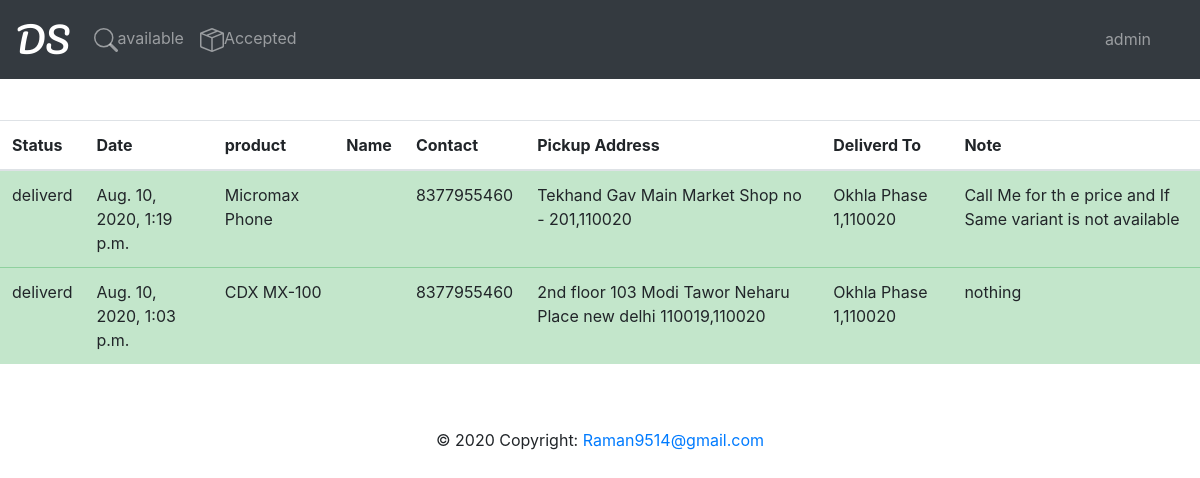
/staff/accepted_order (signed in), run on an earlier commit of the app's database.
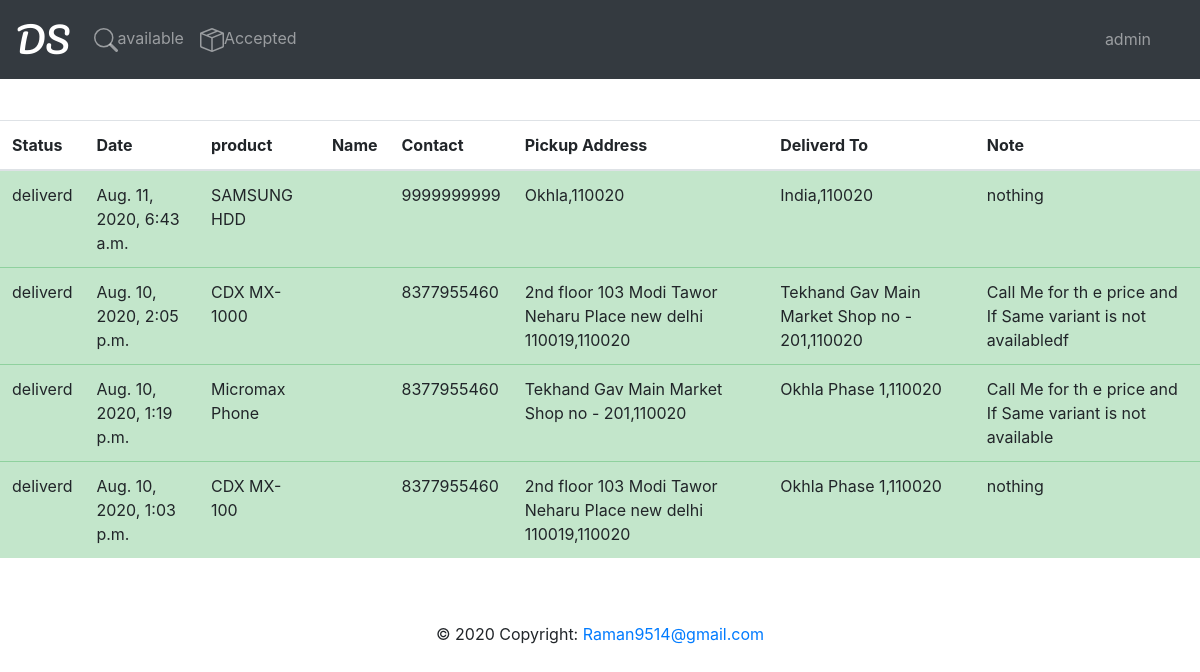
And on a later commit of the database.
### order/models.py (models this page shows)
class Order(models.Model):
    user_id= models.ForeignKey(User,on_delete=models.CASCADE)
    u_name = models.CharField(max_length=50)
    u_phone_no = models.CharField(max_length=10)
    u_delivery_address = models.CharField(max_length=350)
    u_pincode=models.CharField(max_length=6)
    u_delivery_note = models.CharField(max_length=300 , blank=True)
    product_list = models.CharField(max_length=350)
    shop_address = models.CharField(max_length=350 )
    shop_pincode = models.CharField(max_length=6)
    order_date = models.DateTimeField(auto_now_add=True )
    order_pending = models.BooleanField(default=True)
    order_picked = models.BooleanField(default=False)
    order_delivered = models.BooleanField(default=False)
    order_cancelled = models.BooleanField(default=False)
    delivery_staff = models.CharField(max_length=20 , default="null" )

### delivery_staff/views.py (the view)
# urls.py: path('accepted_order',views.accepted_order,name='accepted_order')
def accepted_order(request):
        if request.user.is_authenticated and request.user.is_staff==True:
            user = request.user.id
            obj = Order.objects.filter( delivery_staff = user ).order_by('-id')
            return render(request,'accepted_order.html',{'obj':obj})
        else:
            return redirect('index')

### templates/accepted_order.html (shortened to what this page needs)
{% extends "staff_base.html" %}
{% block content %}
 <div class="mt-5">
<table class="table table-hover mt-5">
   <thead>    <tr>
       <th>Status</th>
       <th>Date</th>
       <th>product</th>
       <th >Name</th>
       <th>Contact</th>
       <th>Pickup Address</th>
       <th>Deliverd To</th>
       <th>Note</th>
         </tr>
      </thead>
   <tbody>
 {% for order in obj %}
    {% if order.order_pending %}
    <tr class="table-primary" >
    {% elif order.order_picked%}
    <tr class="table-primary" >
    {% elif order.order_delivered %}
    <tr class="table-success" >
    {% elif order.order_cancelled %}
    <tr class="table-danger" >
    {% endif %}
      <td>
        {% if order.order_pending %}
        pending
        {% elif order.order_picked%}
              picked
        {% elif order.order_delivered %}
              deliverd
        {% elif order.order_cancelled %}
           canceled
        {% endif %}  </td>
       <td> {{order.order_date}}</td>
       <td> {{order.product_list}}</td>
       <td>{{order.U_name}}</td>
       <td>{{order.u_phone_no}}</td>
       <td> {{order.shop_address}},{{order.shop_pincode}}</td>
       <td> {{order.u_delivery_address}},{{order.u_pincode}}</td>
       <td>{{order.u_delivery_note}}</td>
    </tr>
    {% endfor %}
    </tbody>
</table>
</div>
{% endblock content %}

What changed in the data, as far as the page shows it:
added Order: order_pending "deliverd", order_date "Aug. 11, 2020, 6:43 a.m.", product_list "SAMSUNG HDD", u_phone_no "9999999999", shop_address "Okhla", shop_pincode "110020", u_delivery_address "India", u_pincode "110020", u_delivery_note "nothing"
now on this page (row edited): Order: order_pending "deliverd", order_date "Aug. 10, 2020, 2:05 p.m.", product_list "CDX MX-1000", u_phone_no "8377955460", shop_address "2nd floor 103 Modi Tawor Neharu Place new delhi 110019", shop_pincode "110020", u_delivery_address "Tekhand Gav Main Market Shop no - 201", u_pincode "110020", u_delivery_note "Call Me for th e price and If Same variant is not availabledf"
